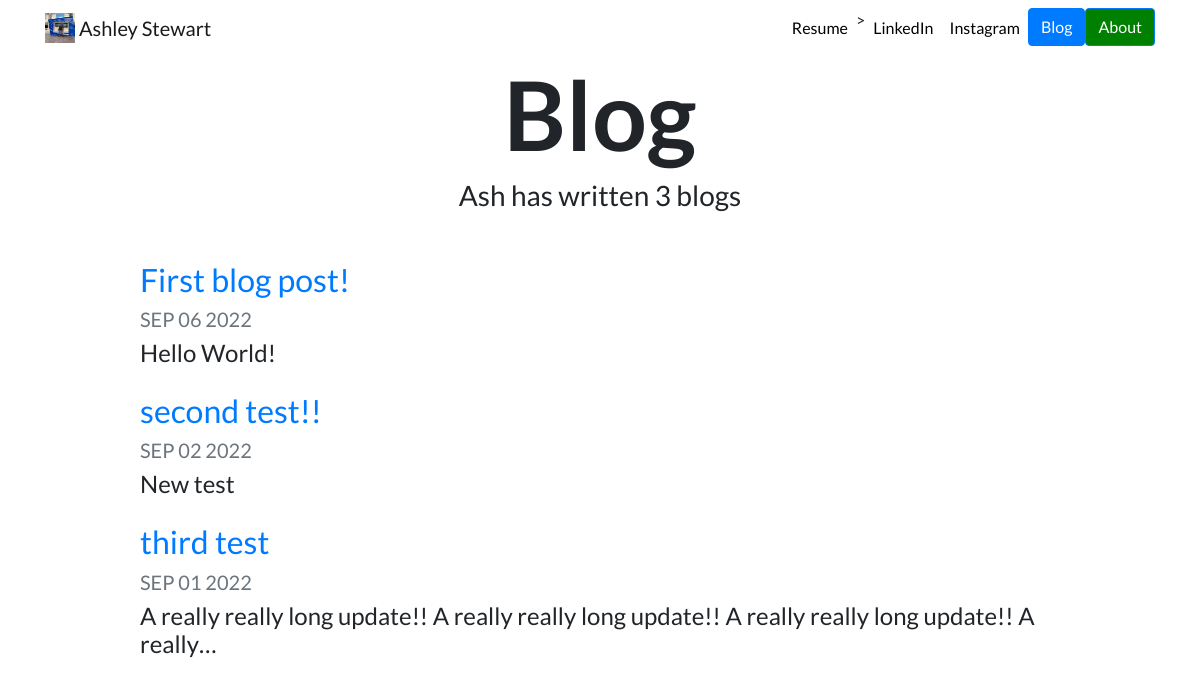
Screenshot of /blog/ with the database file from the repository.
### blog/models.py (models this page shows, shortened)
class Blog(models.Model):
    title = models.CharField(max_length=200)
    description = models.TextField(max_length=250)
    date = models.DateField()

### blog/views.py (the view)
# urls.py: path('', views.all_blogs, name='all_blogs'), # calling the home method in views.py
def all_blogs(request):
    blog_count = Blog.objects.count
    blogs = Blog.objects.order_by('-date')[:7]
    return render(request, 'blog/all_blogs.html', {'blogs':blogs})

### blog/templates/blog/all_blogs.html
{% extends "portfolio/base.html" %}
{% load static %}
{% block content %}
<h1 id="blogtitle" class="font-weight-bold text-center">Blog</h1>
<h3 class="text-center mb-5">Ash has written {{ blogs.count }} blog{{ blogs.count|pluralize }}</h3>
{% for blog in blogs %}
<div class="row justify-content-center my-3">
  <div class="col-md-10">
    <a href="{% url 'blog:detail' blog.id %}">
      <h2>{{ blog.title }}</h2>
    </a>
    <h5 class="text-muted">{{ blog.date|date:'M d Y'|upper }}</h5>
    <h4>{{ blog.description|striptags|truncatechars:100 }}</h4>
  </div>
</div>
{% endfor %}
{% endblock %}

### portfolio/templates/portfolio/base.html (shortened to what this page needs)
{% load static %}
<!doctype html>
<html lang="en">
<head>
  <link rel="stylesheet" href="https://stackpath.bootstrapcdn.com/bootstrap/4.4.1/css/bootstrap.min.css">
  <link rel="stylesheet" href="{% static "portfolio/custom.css" %}">
</head>
<body>
  <nav id="topNav" class="navbar navbar-expand-md navbar-light">
    <div class="container">
      <a class="navbar-brand" href="{% url 'home' %}">
        <img src="{% static "portfolio/Ash_Brussels_EUParliament.jpg" %}" width="30" height="30" class="d-inline-block align-top" alt="Ash's Logo">
        <span>Ashley Stewart</span>
      </a>
      <div class="collapse navbar-collapse text-center" id="navbarNav">
        <ul class="navbar-nav ml-auto">
          <li class="nav-item">
            <a class="nav-link" href="{% static "portfolio/CV_Ashley_Stewart_June_2023.docx" %}">Resume</a>
          </li>
          <li class="nav-item">
           >
          </li> <a class="nav-link" href="https://www.linkedin.com/in/ashleystewartcomputerscience/" target="_blank">LinkedIn</a>
          <li class="nav-item">
            <a class="nav-link" href="https://www.instagram.com/ash_bash200/?hl=en" target="_blank">Instagram</a>
          </li>
          <li>
            <a role="button" href="{% url 'blog:all_blogs' %}" class="btn btn-primary">Blog</a>
          </li>
          <li>
            <a role="button" style="background-color: green" href="{% url 'about' %}" class="btn btn-primary">About</a>
          </li>
        </ul>
      </div>
    </div>
  </nav>
  <div class="container">
    {% block content %}{% endblock %}
  </div>
</body>
</html>

### portfolio/static/portfolio/custom.css (style rules this page uses)
.navbar-nav .nav-link { color: rgba(0,0,0,1) !important; }
body { font-family: 'Lato', sans-serif; }
#blogtitle { font-size: 6rem; }

### rows the page displays
Blog: title "First blog post!", date "SEP 06 2022", description "Hello World!"
Blog: title "second test!!", date "SEP 02 2022", description "New test"
Blog: title "third test", date "SEP 01 2022", description "A really really long update!! A really really long update!! A really really long update!! A really…"

### other values shown
{{ blogs.count }} "3"
